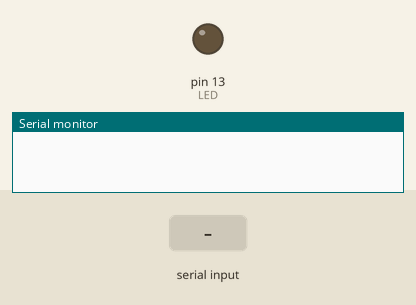
A sketch run on a simulated Arduino Uno, built with avr-gcc and run on an emulated ATmega328P. Parts: output pins drawn as LEDs (lit = HIGH), the last lines printed to the serial monitor. The test bench sets the inputs (shaded band).

Above: at 1.2 s.
1.3 s: "1" received over Serial
At 1.6 s:
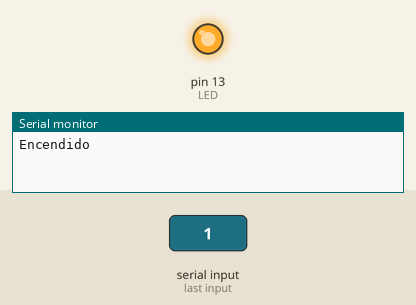
2.8 s: "0" received over Serial
At 3.9 s:
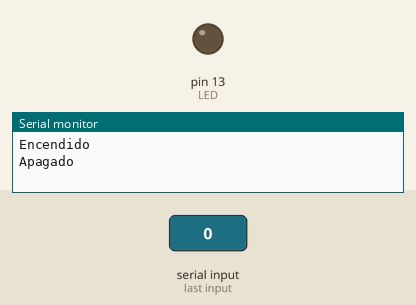
Timing chart, 0 to 5.8 s (numbered marks = the images above; inputs shaded):
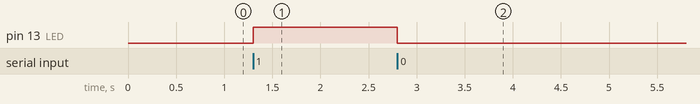

Measured:
- after the input at 1.3 s, pin 13 (LED): LOW → HIGH at once
- after the input at 2.8 s, pin 13 (LED): HIGH → LOW at once

The sketch:

ModuloBLueto.ino
```cpp
const int LED=13;

void setup() {
  // put your setup code here, to run once:
  Serial.begin(9600);
  pinMode(LED, OUTPUT);
  digitalWrite(LED, LOW);

}

void loop() {
  // put your main code here, to run repeatedly:
  if(Serial.available() > 0){
    char dato = Serial.read();
    if(dato=='1'){
      digitalWrite(LED, HIGH);
      Serial.println("Encendido");
    }
    else if(dato == '0'){
      digitalWrite(LED, LOW);
      Serial.println("Apagado");
    }
  }
}
```
